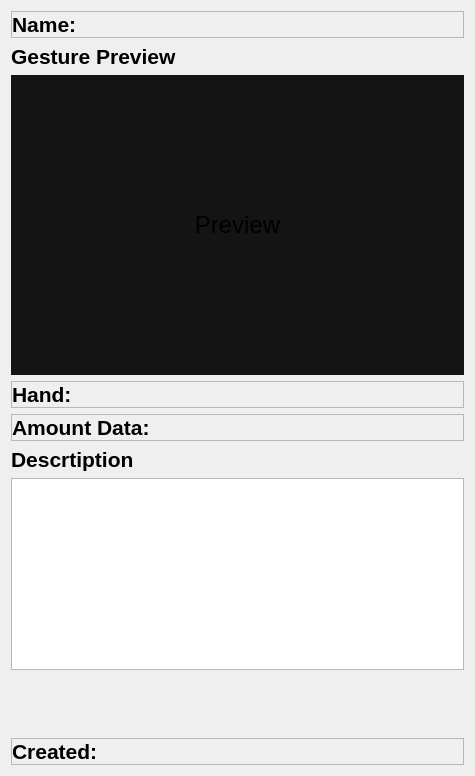
                 <widget class="QWidget" name="scrollWidget_6">
                  <property name="geometry">
                   <rect>
                    <x>0</x>
                    <y>0</y>
                    <width>475</width>
                    <height>776</height>
                   </rect>
                  </property>
                  <property name="sizePolicy">
                   <sizepolicy hsizetype="Preferred" vsizetype="Preferred">
                    <horstretch>0</horstretch>
                    <verstretch>0</verstretch>
                   </sizepolicy>
                  </property>
                  <layout class="QVBoxLayout" name="verticalLayout_8">
                   <item>
                    <widget class="QFrame" name="frame_14">
                     <property name="frameShape">
                      <enum>QFrame::StyledPanel</enum>
                     </property>
                     <property name="frameShadow">
                      <enum>QFrame::Raised</enum>
                     </property>
                     <layout class="QHBoxLayout" name="horizontalLayout_8">
                      <property name="spacing">
                       <number>15</number>
                      </property>
                      <property name="leftMargin">
                       <number>0</number>
                      </property>
                      <property name="topMargin">
                       <number>0</number>
                      </property>
                      <property name="rightMargin">
                       <number>0</number>
                      </property>
                      <property name="bottomMargin">
                       <number>0</number>
                      </property>
                      <item>
                       <widget class="QLabel" name="label_8">
                        <property name="sizePolicy">
                         <sizepolicy hsizetype="Fixed" vsizetype="Preferred">
                          <horstretch>0</horstretch>
                          <verstretch>0</verstretch>
                         </sizepolicy>
                        </property>
                        <property name="font">
                         <font>
                          <pointsize>16</pointsize>
                          <weight>75</weight>
                          <bold>true</bold>
                         </font>
                        </property>
                        <property name="text">
                         <string>Name:</string>
                        </property>
                        <property name="alignment">
                         <set>Qt::AlignBottom|Qt::AlignLeading|Qt::AlignLeft</set>
                        </property>
                        <property name="margin">
                         <number>0</number>
                        </property>
                       </widget>
                      </item>
                      <item>
                       <widget class="QLabel" name="gestName">
                        <property name="sizePolicy">
                         <sizepolicy hsizetype="Preferred" vsizetype="Preferred">
                          <horstretch>0</horstretch>
                          <verstretch>0</verstretch>
                         </sizepolicy>
                        </property>
                        <property name="font">
                         <font>
                          <pointsize>14</pointsize>
                         </font>
                        </property>
                        <property name="text">
                         <string/>
                        </property>
                        <property name="alignment">
                         <set>Qt::AlignBottom|Qt::AlignLeading|Qt::AlignLeft</set>
                        </property>
                       </widget>
                      </item>
                     </layout>
                    </widget>
                   </item>
                   <item>
                    <widget class="QLabel" name="label_12">
                     <property name="font">
                      <font>
                       <pointsize>16</pointsize>
                       <weight>75</weight>
                       <bold>true</bold>
                      </font>
                     </property>
                     <property name="text">
                      <string>Gesture Preview</string>
                     </property>
                    </widget>
                   </item>
                   <item>
                    <widget class="QLabel" name="gestPreview">
                     <property name="sizePolicy">
                      <sizepolicy hsizetype="Minimum" vsizetype="Minimum">
                       <horstretch>0</horstretch>
                       <verstretch>0</verstretch>
                      </sizepolicy>
                     </property>
                     <property name="minimumSize">
                      <size>
                       <width>300</width>
                       <height>300</height>
                      </size>
                     </property>
                     <property name="font">
                      <font>
                       <pointsize>18</pointsize>
                      </font>
                     </property>
                     <property name="styleSheet">
                      <string notr="true">background-color: rgb(20, 20, 20);</string>
                     </property>
                     <property name="text">
                      <string>Preview</string>
                     </property>
                     <property name="alignment">
                      <set>Qt::AlignCenter</set>
                     </property>
                    </widget>
                   </item>
                   <item>
                    <widget class="QFrame" name="frame_15">
                     <property name="frameShape">
                      <enum>QFrame::StyledPanel</enum>
                     </property>
                     <property name="frameShadow">
                      <enum>QFrame::Raised</enum>
                     </property>
                     <layout class="QHBoxLayout" name="horizontalLayout_9">
                      <property name="spacing">
                       <number>15</number>
                      </property>
                      <property name="leftMargin">
                       <number>0</number>
                      </property>
                      <property name="topMargin">
                       <number>0</number>
                      </property>
                      <property name="rightMargin">
                       <number>0</number>
                      </property>
                      <property name="bottomMargin">
                       <number>0</number>
                      </property>
                      <item>
                       <widget class="QLabel" name="label_13">
                        <property name="sizePolicy">
                         <sizepolicy hsizetype="Fixed" vsizetype="Preferred">
                          <horstretch>0</horstretch>
                          <verstretch>0</verstretch>
                         </sizepolicy>
                        </property>
                        <property name="font">
                         <font>
                          <pointsize>16</pointsize>
                          <weight>75</weight>
                          <bold>true</bold>
                         </font>
                        </property>
                        <property name="text">
                         <string>Hand:</string>
                        </property>
                        <property name="alignment">
                         <set>Qt::AlignBottom|Qt::AlignLeading|Qt::AlignLeft</set>
                        </property>
                        <property name="margin">
                         <number>0</number>
                        </property>
                       </widget>
                      </item>
                      <item>
                       <widget class="QLabel" name="gestHand">
                        <property name="sizePolicy">
                         <sizepolicy hsizetype="Preferred" vsizetype="Preferred">
                          <horstretch>0</horstretch>
                          <verstretch>0</verstretch>
                         </sizepolicy>
                        </property>
                        <property name="font">
                         <font>
                          <pointsize>14</pointsize>
                         </font>
                        </property>
                        <property name="text">
                         <string/>
                        </property>
                        <property name="alignment">
                         <set>Qt::AlignBottom|Qt::AlignLeading|Qt::AlignLeft</set>
                        </property>
                       </widget>
                      </item>
                     </layout>
                    </widget>
                   </item>
                   <item>
                    <widget class="QFrame" name="frame_17">
                     <property name="frameShape">
                      <enum>QFrame::StyledPanel</enum>
                     </property>
                     <property name="frameShadow">
                      <enum>QFrame::Raised</enum>
                     </property>
                     <layout class="QHBoxLayout" name="horizontalLayout_11">
                      <property name="spacing">
                       <number>15</number>
                      </property>
                      <property name="leftMargin">
                       <number>0</number>
                      </property>
                      <property name="topMargin">
                       <number>0</number>
                      </property>
                      <property name="rightMargin">
                       <number>0</number>
                      </property>
                      <property name="bottomMargin">
                       <number>0</number>
                      </property>
                      <item>
                       <widget class="QLabel" name="label_14">
                        <property name="sizePolicy">
                         <sizepolicy hsizetype="Fixed" vsizetype="Preferred">
                          <horstretch>0</horstretch>
                          <verstretch>0</verstretch>
                         </sizepolicy>
                        </property>
                        <property name="font">
                         <font>
                          <pointsize>16</pointsize>
                          <weight>75</weight>
                          <bold>true</bold>
                         </font>
                        </property>
                        <property name="text">
                         <string>Amount Data:</string>
                        </property>
                        <property name="alignment">
                         <set>Qt::AlignBottom|Qt::AlignLeading|Qt::AlignLeft</set>
                        </property>
                        <property name="margin">
                         <number>0</number>
                        </property>
                       </widget>
                      </item>
                      <item>
                       <widget class="QLabel" name="gestData">
                        <property name="sizePolicy">
                         <sizepolicy hsizetype="Preferred" vsizetype="Preferred">
                          <horstretch>0</horstretch>
                          <verstretch>0</verstretch>
                         </sizepolicy>
                        </property>
                        <property name="font">
                         <font>
                          <pointsize>14</pointsize>
                         </font>
                        </property>
                        <property name="text">
                         <string/>
                        </property>
                        <property name="alignment">
                         <set>Qt::AlignBottom|Qt::AlignLeading|Qt::AlignLeft</set>
                        </property>
                       </widget>
                      </item>
                     </layout>
                    </widget>
                   </item>
                   <item>
                    <widget class="QLabel" name="label_10">
                     <property name="font">
                      <font>
                       <pointsize>16</pointsize>
                       <weight>75</weight>
                       <bold>true</bold>
                      </font>
                     </property>
                     <property name="text">
                      <string>Descrtiption</string>
                     </property>
                    </widget>
                   </item>
                   <item>
                    <widget class="QPlainTextEdit" name="gestDesc">
                     <property name="sizePolicy">
                      <sizepolicy hsizetype="Minimum" vsizetype="Minimum">
                       <horstretch>0</horstretch>
                       <verstretch>0</verstretch>
                      </sizepolicy>
                     </property>
                     <property name="font">
                      <font>
                       <pointsize>14</pointsize>
                      </font>
                     </property>
                     <property name="readOnly">
                      <bool>true</bool>
                     </property>
                     <property name="plainText">
                      <string/>
                     </property>
                     <property name="textInteractionFlags">
                      <set>Qt::NoTextInteraction</set>
                     </property>
                    </widget>
                   </item>
                   <item>
                    <spacer name="verticalSpacer">
                     <property name="orientation">
                      <enum>Qt::Vertical</enum>
                     </property>
                     <property name="sizeHint" stdset="0">
                      <size>
                       <width>20</width>
                       <height>40</height>
                      </size>
                     </property>
                    </spacer>
                   </item>
                   <item>
                    <widget class="QFrame" name="frame_16">
                     <property name="frameShape">
                      <enum>QFrame::StyledPanel</enum>
                     </property>
                     <property name="frameShadow">
                      <enum>QFrame::Raised</enum>
                     </property>
                     <layout class="QHBoxLayout" name="horizontalLayout_10">
                      <property name="spacing">
                       <number>15</number>
                      </property>
                      <property name="leftMargin">
                       <number>0</number>
                      </property>
                      <property name="topMargin">
                       <number>0</number>
                      </property>
                      <property name="rightMargin">
                       <number>0</number>
                      </property>
                      <property name="bottomMargin">
                       <number>0</number>
                      </property>
                      <item>
                       <widget class="QLabel" name="label_15">
                        <property name="sizePolicy">
                         <sizepolicy hsizetype="Fixed" vsizetype="Preferred">
                          <horstretch>0</horstretch>
                          <verstretch>0</verstretch>
                         </sizepolicy>
                        </property>
                        <property name="font">
                         <font>
                          <pointsize>16</pointsize>
                          <weight>75</weight>
                          <bold>true</bold>
                         </font>
                        </property>
                        <property name="text">
                         <string>Created:</string>
                        </property>
                        <property name="alignment">
                         <set>Qt::AlignBottom|Qt::AlignLeading|Qt::AlignLeft</set>
                        </property>
                        <property name="margin">
                         <number>0</number>
                        </property>
                       </widget>
                      </item>
                      <item>
                       <widget class="QLabel" name="gestDate">
                        <property name="sizePolicy">
                         <sizepolicy hsizetype="Preferred" vsizetype="Preferred">
                          <horstretch>0</horstretch>
                          <verstretch>0</verstretch>
                         </sizepolicy>
                        </property>
                        <property name="font">
                         <font>
                          <pointsize>14</pointsize>
                         </font>
                        </property>
                        <property name="text">
                         <string/>
                        </property>
                        <property name="alignment">
                         <set>Qt::AlignBottom|Qt::AlignLeading|Qt::AlignLeft</set>
                        </property>
                       </widget>
                      </item>
                     </layout>
                    </widget>
                   </item>
                  </layout>
                 </widget>
